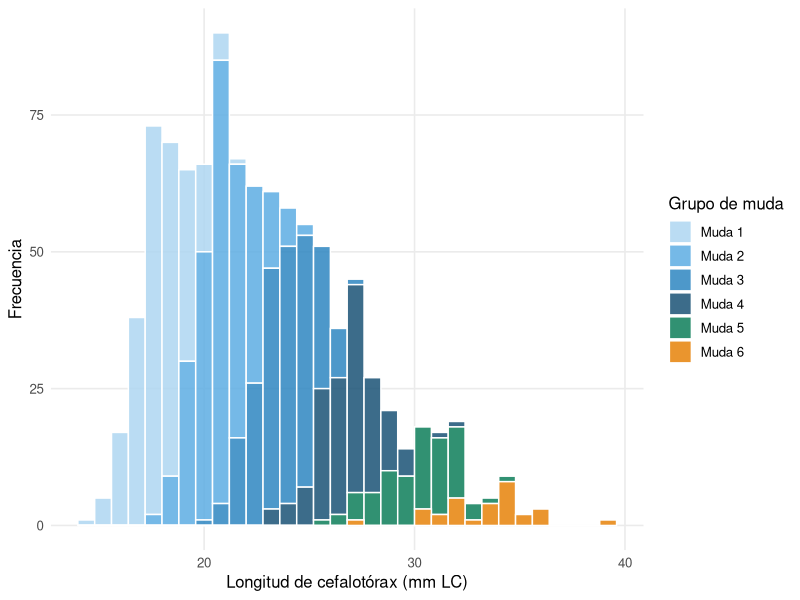
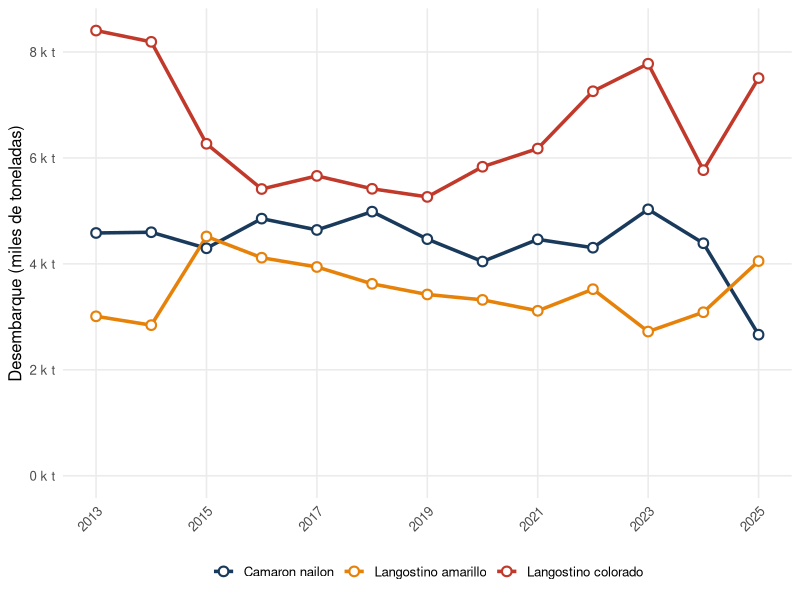
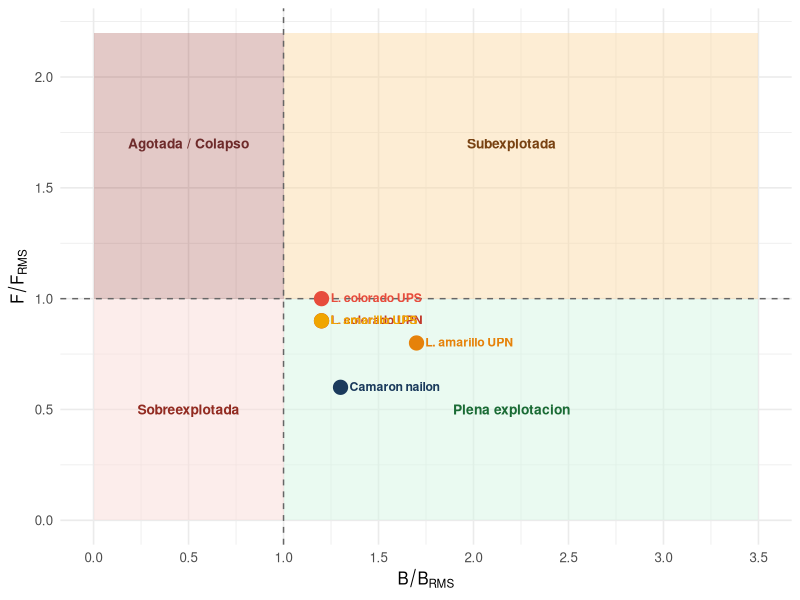

These figures' R source, in order:
## ---- chunk 1
library(ggplot2)
library(dplyr)
library(tidyr)
library(scales)
library(knitr)
library(kableExtra)

# Datos de desembarque 2013-2025 (SERNAPESCA, toneladas)
desemb_crust <- data.frame(
  Anio       = 2013:2025,
  L_colorado = c(8404, 8191, 6267, 5413, 5661, 5417, 5264, 5833, 6176, 7258, 7778, 5769, 7507),
  L_amarillo = c(3010, 2843, 4517, 4116, 3941, 3623, 3422, 3320, 3114, 3522, 2722, 3087, 4052),
  C_nailon   = c(4583, 4597, 4294, 4854, 4640, 4986, 4467, 4044, 4462, 4305, 5029, 4389, 2663)
)

desemb_long <- desemb_crust |>
  pivot_longer(-Anio, names_to = "Especie", values_to = "Toneladas") |>
  mutate(Especie = recode(Especie,
    L_colorado = "Langostino colorado",
    L_amarillo = "Langostino amarillo",
    C_nailon   = "Camaron nailon"
  ))

colores_sp <- c(
  "Langostino colorado" = "#C0392B",
  "Langostino amarillo" = "#E6820A",
  "Camaron nailon"      = "#1A3A5C"
)
## ---- chunk 2
spp <- data.frame(
  Nombre_comun  = c("Langostino colorado","Langostino amarillo","Camaron nailon"),
  Nombre_cientifico = c("*Grimothea monodon*","*Grimothea johni*","*Heterocarpus reedi*"),
  Taxonomia = c("Anomura, Munididae","Anomura, Munididae","Decapoda, Pandalidae"),
  Profundidad = c("80–300 m","80–400 m","100–400 m"),
  Distribucion = c("Arica & Parinacota a Coquimbo","Antofagasta al Biobió","Atacama a Coquimbo")
)
kable(spp,
      col.names = c("Nombre comun","Nombre cientifico","Grupo taxonomico",
                    "Profundidad","Distribucion"),
      escape = FALSE) |>
  kable_styling(bootstrap_options = c("striped","hover","condensed"), full_width = TRUE) |>
  row_spec(0, background = "#1A3A5C", color = "white")
## ---- chunk 3
set.seed(42)
grupos <- data.frame(
  media = c(18, 21, 24, 27, 30, 33),
  sd    = c(1.2, 1.3, 1.4, 1.5, 1.6, 1.7),
  prop  = c(0.25, 0.28, 0.22, 0.14, 0.08, 0.03),
  Muda  = paste0("Muda ", 1:6)
)
tallas <- do.call(rbind, lapply(1:nrow(grupos), function(i) {
  data.frame(LC   = rnorm(round(grupos$prop[i]*1000),
                          grupos$media[i], grupos$sd[i]),
             Muda = grupos$Muda[i])
}))
ggplot(tallas, aes(x = LC)) +
  geom_histogram(aes(fill = Muda), binwidth = 0.8,
                 color = "white", alpha = 0.85, position = "stack") +
  scale_fill_manual(values = c("#AED6F1","#5DADE2","#2E86C1","#1A5276","#0D7E5A","#E6820A")) +
  labs(x = "Longitud de cefalotórax (mm LC)", y = "Frecuencia",
       fill = "Grupo de muda") +
  theme_minimal(base_size = 12) +
  theme(legend.position = "right",
        panel.grid.minor = element_blank())
## ---- chunk 4
ggplot(desemb_long, aes(x = Anio, y = Toneladas / 1000,
                        color = Especie, group = Especie)) +
  geom_line(linewidth = 1.2) +
  geom_point(size = 2.5, shape = 21, fill = "white", stroke = 1.1) +
  scale_color_manual(values = colores_sp) +
  scale_x_continuous(breaks = seq(2013, 2025, 2)) +
  scale_y_continuous(labels = label_comma(suffix = " k t"),
                     limits = c(0, NA)) +
  labs(x = NULL,
       y = "Desembarque (miles de toneladas)",
       color = NULL) +
  theme_minimal(base_size = 12) +
  theme(legend.position = "bottom",
        panel.grid.minor = element_blank(),
        axis.text.x = element_text(angle = 45, hjust = 1))
## ---- chunk 5
tab_res <- data.frame(
  Estadistico = c("Minimo (t)","Maximo (t)","Promedio 2013-2025 (t)","Tendencia reciente"),
  L_colorado  = c("5.264 (2019)","8.404 (2013)","6.569","Recuperacion 2020-2025"),
  L_amarillo  = c("2.722 (2023)","4.517 (2015)","3.425","Recuperacion leve en 2025"),
  C_nailon    = c("2.663 (2025)","5.029 (2023)","4.252","Descenso pronunciado en 2025")
)
kable(tab_res,
      col.names = c("","Langostino colorado","Langostino amarillo","Camaron nailon"),
      caption = "Resumen estadístico de desembarques 2013–2025. Fuente: SERNAPESCA.") |>
  kable_styling(bootstrap_options = c("striped","hover"), full_width = TRUE) |>
  row_spec(0, background = "#1A3A5C", color = "white")
## ---- chunk 6
kobe <- data.frame(
  Especie = c("L. colorado UPN","L. colorado UPS",
              "L. amarillo UPN","L. amarillo UPS",
              "Camaron nailon"),
  B_Brms  = c(1.2, 1.2, 1.7, 1.2, 1.3),
  F_Frms  = c(0.9, 1.0, 0.8, 0.9, 0.6),
  Color   = c("#C0392B","#E74C3C","#E6820A","#F0A500","#1A3A5C")
)
ggplot(kobe, aes(x = B_Brms, y = F_Frms)) +
  annotate("rect", xmin=0,   xmax=1,   ymin=0,   ymax=1,   fill="#FADBD8", alpha=0.5) +
  annotate("rect", xmin=1,   xmax=3.5, ymin=0,   ymax=1,   fill="#D5F5E3", alpha=0.5) +
  annotate("rect", xmin=0,   xmax=1,   ymin=1,   ymax=2.2, fill="#922B21", alpha=0.25) +
  annotate("rect", xmin=1,   xmax=3.5, ymin=1,   ymax=2.2, fill="#FAD7A0", alpha=0.45) +
  geom_hline(yintercept = 1, linetype = "dashed", color = "gray40") +
  geom_vline(xintercept = 1, linetype = "dashed", color = "gray40") +
  annotate("text", x=0.5, y=0.5,  label="Sobreexplotada",         color="#922B21", fontface="bold", size=3.5) +
  annotate("text", x=2.2, y=0.5,  label="Plena explotacion",      color="#1A6B35", fontface="bold", size=3.5) +
  annotate("text", x=0.5, y=1.7,  label="Agotada / Colapso",      color="#6E2B2B", fontface="bold", size=3.5) +
  annotate("text", x=2.2, y=1.7,  label="Subexplotada",           color="#784212", fontface="bold", size=3.5) +
  geom_point(aes(color = Especie), size = 4.5) +
  geom_text(aes(label = Especie, color = Especie),
            size = 3.1, fontface = "bold", hjust = -0.1, vjust = 0.4,
            show.legend = FALSE) +
  scale_color_manual(values = setNames(kobe$Color, kobe$Especie)) +
  scale_x_continuous(limits = c(0, 3.5), breaks = seq(0, 3.5, 0.5)) +
  scale_y_continuous(limits = c(0, 2.2), breaks = seq(0, 2, 0.5)) +
  labs(x = expression(B / B[RMS]),
       y = expression(F / F[RMS]),
       color = "Unidad") +
  theme_minimal(base_size = 12) +
  theme(legend.position = "none",
        panel.grid = element_line(color = "gray92"))
## ---- chunk 7
est <- data.frame(
  Especie = c("Langostino colorado","","Langostino amarillo","","Camaron nailon"),
  Unidad  = c("UPN (II-IV R)","UPS (V-VIII R)",
               "UPN (II-IV R)","UPS (V-VIII R)","Nacional"),
  B_Brms  = c(1.2, 1.2, 1.7, 1.2, 1.3),
  F_Frms  = c(0.9, 1.0, 0.8, 0.9, 0.6),
  Estado  = rep("Plena explotacion", 5)
)
kable(est,
      col.names = c("Especie","Unidad de pesqueria","B/B_RMS","F/F_RMS","Estado"),
      caption = "Estado de situación de las pesquerías de crustáceos demersales. Fuente: CCT Crustáceos Demersales, Octubre 2020.") |>
  kable_styling(bootstrap_options = c("striped","hover","condensed"), full_width = TRUE) |>
  row_spec(0, background = "#1A3A5C", color = "white") |>
  row_spec(c(1,2), background = "#FDEBD0") |>
  row_spec(c(3,4), background = "#FEF9E7") |>
  row_spec(5, background = "#EBF5FB")
